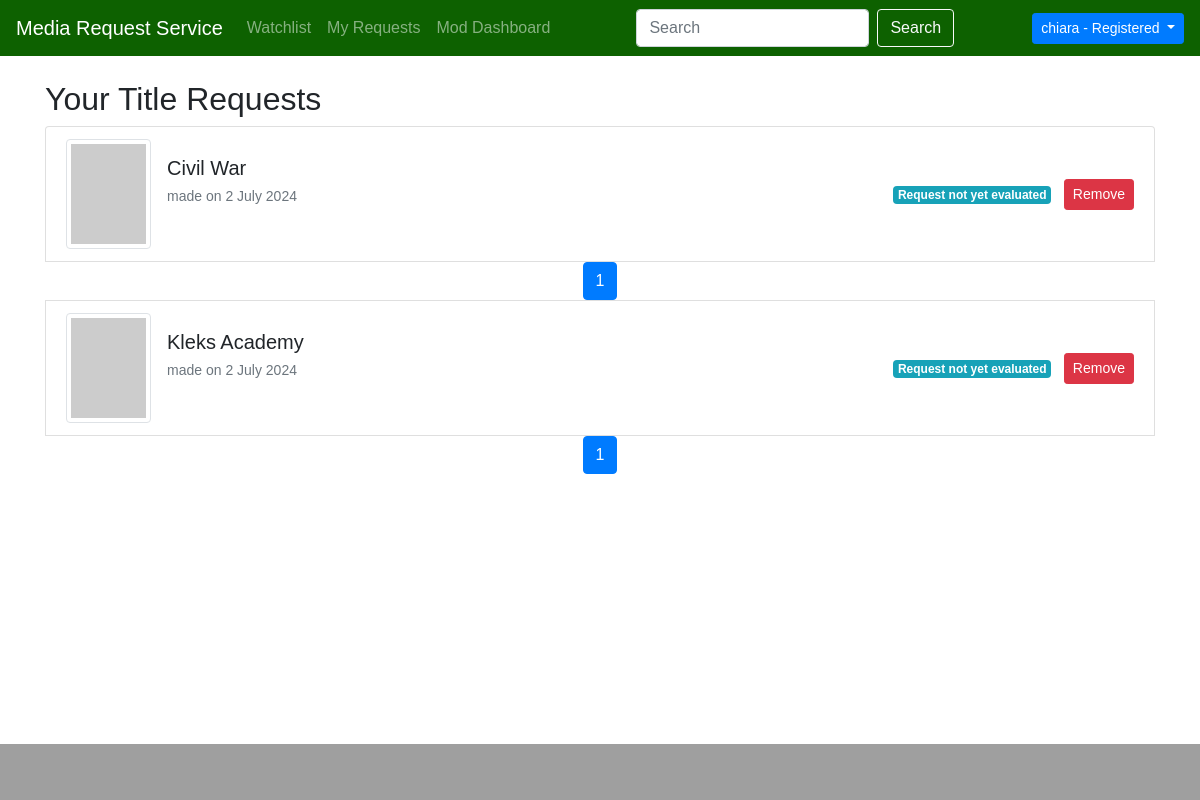
The app's page /dashboard/myrequests/ (signed in) with its own data.
### movieapp/models.py (models this page shows, shortened)
class Request(models.Model):
    APPROVED = 'approved'
    REJECTED = 'rejected'
    PENDING = 'pending'
    STATUS = [
        (APPROVED, 'Request has been approved'),
        (REJECTED, 'Request has been rejected'),
        (PENDING, 'Request not yet evaluated')
    ]
    profile = models.ForeignKey(Profile, related_name='profile', on_delete=models.CASCADE)
    movie = models.ForeignKey(Movie, related_name='movie', on_delete=models.CASCADE)
    status = models.CharField(choices=STATUS, default=PENDING, max_length=8)
    request_date = models.DateTimeField(auto_now_add=True)
    class Meta:
        ordering = ["-request_date"]
        verbose_name_plural = 'Requests'
        constraints = [
            models.UniqueConstraint(fields=['profile', 'movie'], name='unique_profile_movie_request')
        ]

class Movie(models.Model):
    tmdb_id = models.IntegerField(primary_key=True)  # useful to retrieve data from TMDB APIs
    title = models.CharField(max_length=100)
    year = models.IntegerField(null=True)
    description = models.TextField(max_length=1000)
    genre = models.CharField(max_length=100)
    available = models.BooleanField(default=False)
    @property
    def poster_url(self):
        api_key = '5dbf33ab1210565bba9d880c176bf3d8'
        base_url = f'https://api.themoviedb.org/3/movie/{self.tmdb_id}?api_key={api_key}'
        try:
            response = requests.get(base_url)
            data = response.json()
            if 'poster_path' in data and data['poster_path']:
                poster_path = data['poster_path']
                poster_url = f'https://image.tmdb.org/t/p/w154{poster_path}'
                return poster_url
            else:
                return None
        except requests.exceptions.RequestException as e:
            print('Error in API request:', e)
            return None
    class Meta:
        ordering = ["-pk"]
        verbose_name_plural = 'Movies'

### userdashboard/views.py (the view)
# urls.py: path('myrequests/', MyRequests.as_view(), name='my_requests'),
class MyRequests(LoginRequiredMixin, ListView):
    model = Request
    template_name = 'my_requests.html'
    context_object_name = 'requests'
    paginate_by = 5
    def get_queryset(self):
        user_profile = get_object_or_404(Profile, user=self.request.user)
        return Request.objects.filter(profile=user_profile).all()

### userdashboard/templates/my_requests.html (shortened to what this page needs)
{% extends 'GPT_home.html' %}
{% block content %}
<div class="container mt-4">
    <h2>Your Title Requests</h2>
    <ul class="list-group">
        {% for request in page_obj %}
        <li class="list-group-item">
            <div class="row align-items-center">
                <div class="col-md-9">
                    <div class="d-flex align-items-center">
                        <div class="mr-3">
                            {% if request.movie.poster_url %}
                            <img src="{{ request.movie.poster_url }}" class="img-thumbnail" alt="Poster del film" style="width: 75px; height: 100px;">
                            {% else %}
                            <img src="https://via.placeholder.com/75x100" class="img-thumbnail" alt="Immagine non disponibile">
                            {% endif %}
                        </div>
                        <div>
                            <h5 class="mb-1">{{ request.movie.title }} </h5>
                            <small class="text-muted">made on {{ request.request_date|date:"j F Y" }}</small>
                        </div>
                    </div>
                </div>
                <div class="col-md-3 text-md-right mt-3 mt-md-0">
                    <span class="badge badge-info request-status">{{ request.get_status_display }}</span>
                    <button class="btn btn-sm btn-danger request-btn ml-2 remove-request-button" data-request-id="{{ request.id }}" data-movie-id="{{ request.movie.tmdb_id }}" data-action="remove">Remove</button>
                </div>
            </div>
        </li>
           {% include 'navigation/pagination_buttons.html' %}
        {% empty %}
            <div class="alert alert-success d-flex justify-content-center align-items-center" role="alert">
                <span class="text-center font-weight-bold" style="font-size: 1.5em;">Look's like no one's here...</span>
            </div>
        {% endfor %}
    </ul>
</div>
{% endblock %}

### templates/GPT_home.html (shortened to what this page needs)
{% load static %}
<!DOCTYPE html>
<html lang="en">
<head>
    <link href="https://stackpath.bootstrapcdn.com/bootstrap/4.5.2/css/bootstrap.min.css" rel="stylesheet">
    <link rel="stylesheet" href="https://cdn.jsdelivr.net/npm/bootstrap@4.6.1/dist/css/bootstrap.min.css">
    {% load crispy_forms_tags %}
    {% load static %}
</head>
<body>
<nav class="navbar navbar-expand-lg navbar-dark">
    <a class="navbar-brand" href="{% url 'movieapp:home' %}">Media Request Service</a>
    <div class="collapse navbar-collapse justify-content-between" id="navbarNav">
        {% if request.user.is_authenticated %}
            <ul class="navbar-nav">
                <li class="nav-item">
                    <a class="nav-link" href="{% url 'userdashboard:my_watchlist' %}">Watchlist</a>
                </li>
                <li class="nav-item">
                    <a class="nav-link" href="{% url 'userdashboard:my_requests' %}">My Requests</a>
                </li>
                <li class="nav-item">
                    <a class="nav-link" href="{% url 'userdashboard:moderator_dashboard' %}">Mod Dashboard</a>
                </li>
            </ul>
        {% endif %}
        <form class="form-inline my-2 my-lg-0">
            <input class="form-control mr-sm-2" type="search" placeholder="Search" aria-label="Search">
            <button class="btn btn-outline-light my-2 my-sm-0" type="submit">Search</button>
        </form>
        <ul class="navbar-nav">
            <li class="nav-item dropdown">
                <button class="btn btn-sm btn-primary dropdown-toggle" id="userDropdown" role="button" data-toggle="dropdown" aria-haspopup="true" aria-expanded="false">
                    {% if request.user.is_authenticated %}
                        {{ request.user.username }} - {% if not user.is_superuser %}{{ user.groups.all.0.name }}{% else %}Administrator{% endif %}
                    {% else %}
                        Anonymous User
                    {% endif %}
                </button>
            </li>
        </ul>
    </div>
</nav>
    {% block content %}
    {% endblock %}
<footer class="footer mt-auto">
</footer>
</body>
</html>

### templates/navigation/pagination_buttons.html (shortened to what this page needs)
    <nav aria-label="Page navigation">
        <ul class="pagination justify-content-center">
            {% for num in page_obj.paginator.page_range %}
            {% if page_obj.number == num %}
            <li class="page-item active"><a class="page-link" href="#">{{ num }}</a></li>
            {% elif num > page_obj.number|add:'-3' and num < page_obj.number|add:'3' %}
            <li class="page-item"><a class="page-link" href="?page={{ num }}">{{ num }}</a></li>
            {% endif %}
            {% endfor %}
        </ul>
    </nav>

### templates/GPT_home.html (style rules this page uses)
body { font-family: Arial, sans-serif; margin: 0; padding: 0; display: flex; flex-direction: column; min-height: 100vh; }
.navbar { background-color: #0d6100; }
.footer { background-color: rgb(159, 159, 159); padding: 20px 0; text-align: center; margin-top: auto; width: 100%; }

### records on screen
Request: movie "Civil War", request_date "2 July 2024", status "Request not yet evaluated", page_range "1"
Request: movie "Kleks Academy", request_date "2 July 2024", status "Request not yet evaluated", page_range "1"

### other values on screen
{{ request.user.username }} "chiara"
{{ user.groups.all.0.name }} "Registered"
